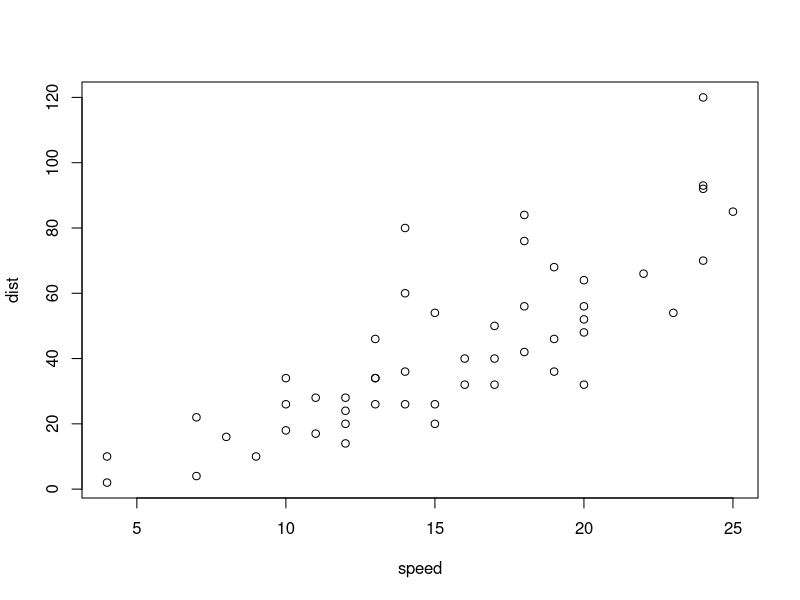
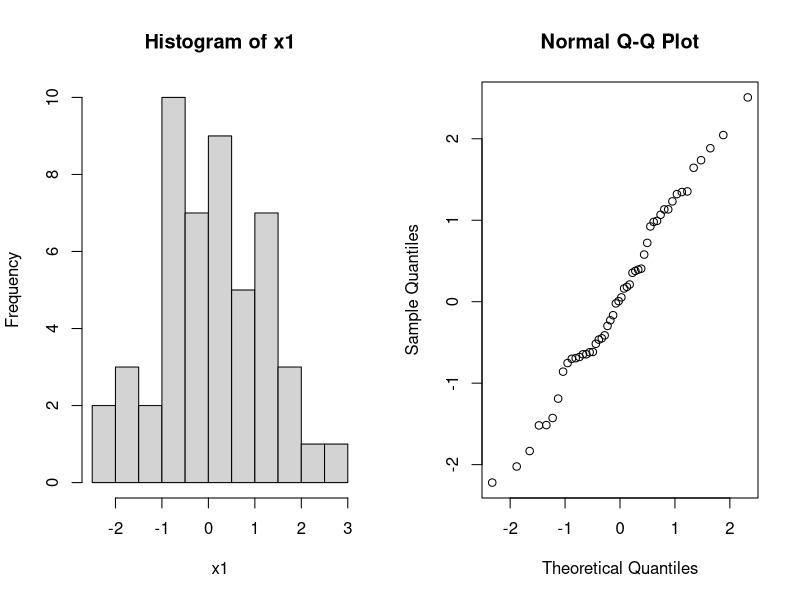
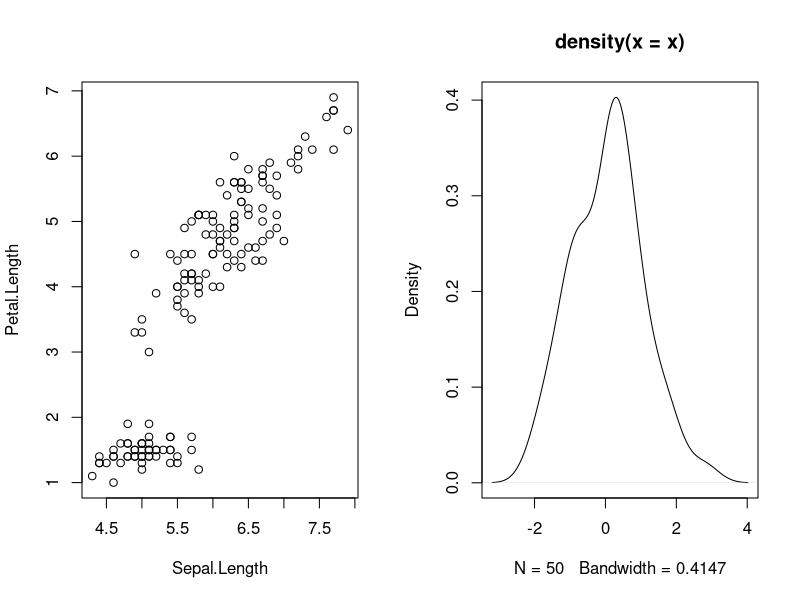

These figures' R source, in order:
## ---- chunk 1
summary(cars)
## ---- chunk 2
plot(cars)
## ---- chunk 3
par(mfrow=c(1,2)); x1=rnorm(50); hist(x1); qqnorm(x1)
## ---- chunk 4
plot(iris$Sepal.Length,iris$Petal.Length,xlab="Sepal.Length",ylab="Petal.Length")
## ---- chunk 5
library(knitr)
kable(mtcars[1:5,],caption="A knit kable.")
## ---- chunk 6
x=rep(c("A","B"),each=5); x
sample(x)
x=rnorm(100)
## ---- chunk 7
x=rep(c("A","B"),each=5); x
sample(x)
x=rnorm(100)
## ---- chunk 8
mu=0.2
x=rnorm(100,mu,1) # creating artificial data
t.test(x,mean=0)   # t.test(x,alternative=c("two.sided"),conf.level=0.95,mu=10)
## ---- chunk 9
mu=0;nu=0.5
x=rnorm(50,mu,1); y=rnorm(50,nu,1) # creating artificial data
ttest=t.test(x,y) 
## ---- chunk 10

## ---- chunk 11
plot(density(x))
